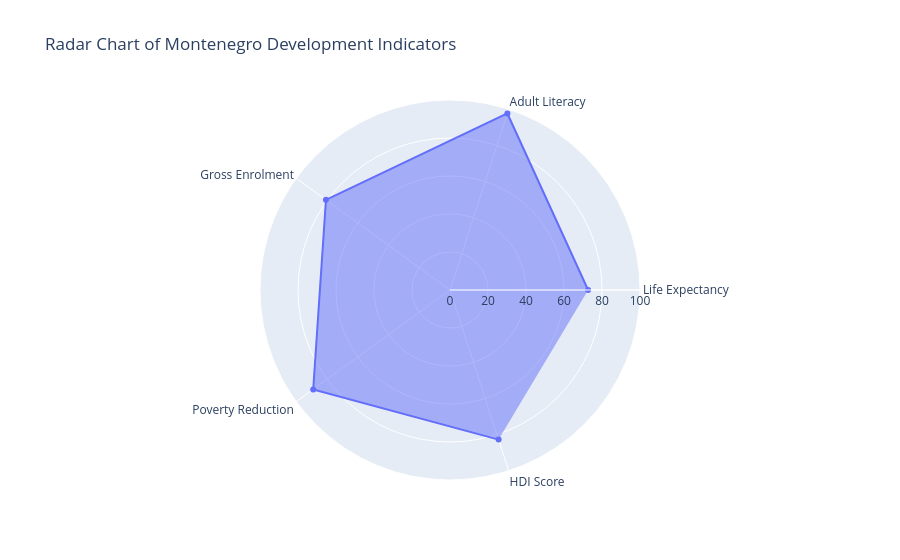

This figure's notebook cell:
### Code cell
radar_df = pd.DataFrame({
    "indicator": [
        "Life Expectancy",
        "Adult Literacy",
        "Gross Enrolment",
        "Poverty Reduction",
        "HDI Score"
    ],
    "value": [
        72.7,
        97.7,
        80.7,
        89,
        82.8
    ]
})

fig5 = go.Figure()

fig5.add_trace(go.Scatterpolar(
    r=radar_df["value"],
    theta=radar_df["indicator"],
    fill="toself",
    name="Montenegro"
))

fig5.update_layout(
    polar=dict(
        radialaxis=dict(
            visible=True,
            range=[0, 100]
        )
    ),
    title="Radar Chart of Montenegro Development Indicators"
)

fig5.show()
fig5.write_html(OUTPUT_DIR / "radar_chart.html")

### Figure 1 — Plotly figure (JSON) as saved in the notebook; plotly's stock layout.template omitted (floating-point values rounded to 4 significant figures)
{"data": [{"fill": "toself", "name": "Montenegro", "r": [72.7, 97.7, 80.7, 89.0, 82.8], "theta": ["Life Expectancy", "Adult Literacy", "Gross Enrolment", "Poverty Reduction", "HDI Score"], "type": "scatterpolar"}], "layout": {"polar": {"radialaxis": {"range": [0, 100], "visible": true}}, "title": {"text": "Radar Chart of Montenegro Development Indicators"}}}
